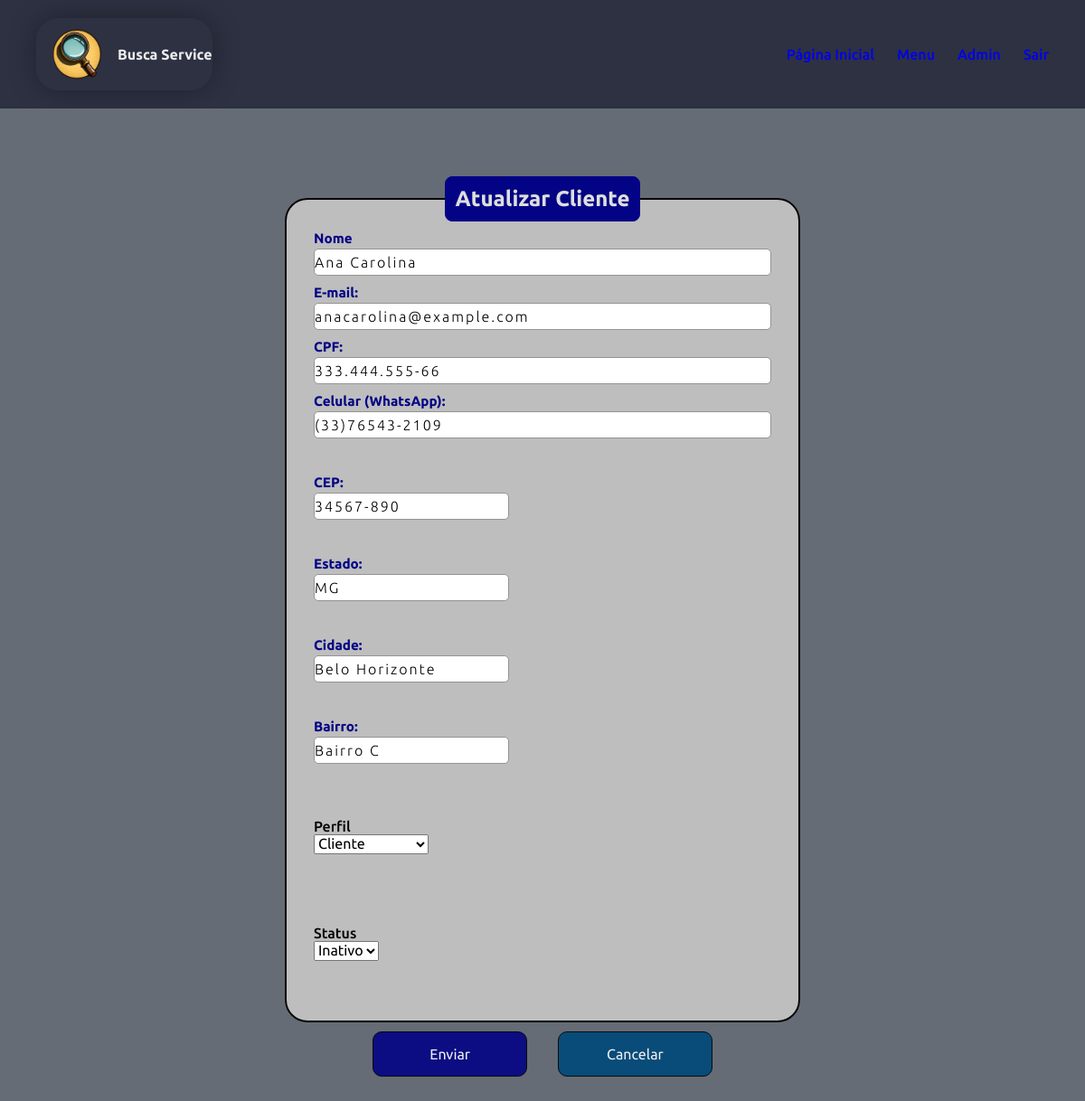
The page /app/views/usuario_admin_updcli.php?idcli=4 (signed in) on the database as committed earlier.
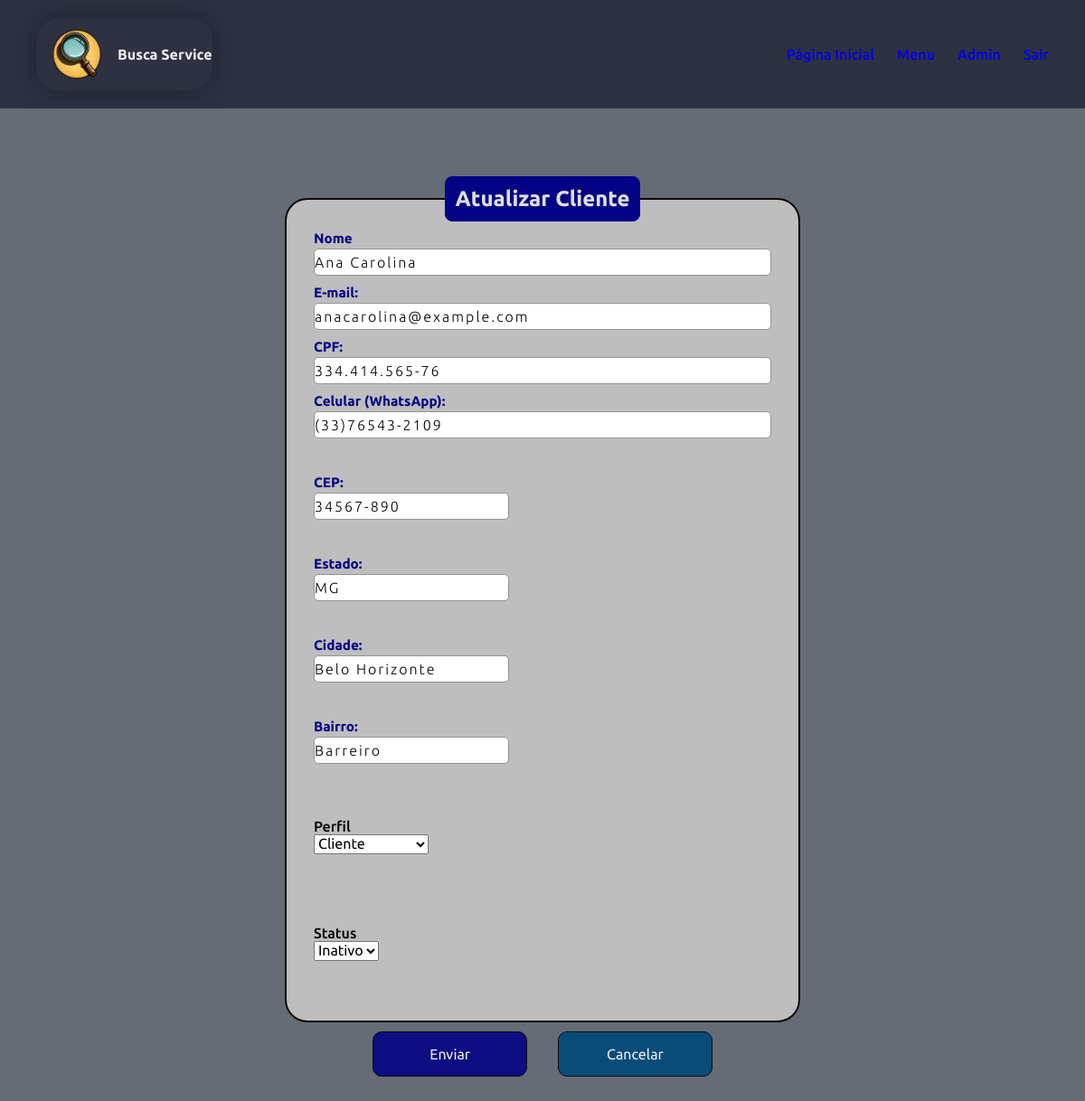
The same page on the database as committed later.
### tables this page shows
CREATE TABLE cliente (
  idcli INT(11) NOT NULL AUTO_INCREMENT,
  nome VARCHAR(45) NOT NULL,
  email VARCHAR(255) NOT NULL,
  senha VARCHAR(60) NOT NULL,
  cpf VARCHAR(14) NOT NULL,
  telefone VARCHAR(18) NOT NULL,
  cep VARCHAR(9) NOT NULL,
  estado VARCHAR(45) NOT NULL,
  cidade VARCHAR(45) NOT NULL,
  bairro VARCHAR(45) NOT NULL,
  perfil VARCHAR(3) NOT NULL DEFAULT 'CLI' COMMENT 'ADM=Administrador\\nPRO=Profissional\\nCLI=Cliente',
  status TINYINT(1) NOT NULL DEFAULT 1 COMMENT '\"0\" = Inativo / \"1\" = Ativo',
  dataregcli DATETIME NOT NULL DEFAULT CURRENT_TIMESTAMP(),
  PRIMARY KEY (idcli)
  );

### app/views/usuario_admin_updcli.php (the view, shortened to what the changed rows need)
<?php
require_once 'layouts/site/header.php';
$idcli = isset($_GET['idcli']) ? $_GET['idcli'] : 0;
$dbh = Conexao::getInstance();
$query = "SELECT * FROM `busca_service`.`cliente` WHERE idcli=:idcli LIMIT 1";
$stmt = $dbh->prepare($query);
$stmt->bindParam(':idcli', $idcli);
$stmt->execute();
$row = $stmt->fetch(PDO::FETCH_ASSOC);
?>
<body>
    <?php require_once 'layouts/admin/menu.php'; ?>
    <main class="bg_form">
        <div class="main_opc">
            <section>
                <form action="" method="post" class="box">
                    <fieldset>
                        <div class="dadosPessoais">
                            <div class="inputBox">
                                <input type="text" name="nome" id="nome" class="inputUser" required autofocus value="<?= isset($row) ? $row['nome'] : '' ?>">
                                <label for="nome" class="labelInput">Nome</label>
                            </div>
                            <div class="inputBox">
                                <input type="email" name="email" id="email" class="inputUser" autofocus value="<?= isset($row) ? $row['email'] : '' ?>">
                                <label for="email" class="labelInput <?= isset($row) && !empty($row['email']) ? 'active' : '' ?>">E-mail:</label>
                            </div>
                            <div class="inputBox">
                                <input type="text" name="cpf" id="cpf" class="inputUser" readonly autofocus value="<?= isset($row) ? $row['cpf'] : '' ?>">
                                <label for="cpf" class="labelInput <?= isset($row) && !empty($row['cpf']) ? 'active' : '' ?>">CPF:</label>
                            </div>
                            <div class="inputBox">
                                <input type="tel" name="telefone-whatsapp" id="telefone-whatsapp" class="inputUser" minlength="14" maxlength="14" required autofocus value="<?= isset($row) ? $row['telefone'] : '' ?>">
                                <label for="telefone-whatsapp" class="labelInput">Celular (WhatsApp):</label>
                            </div>
                        </div>
                        <div class="endereco">
                            <div class="inputBox">
                                <input type="text" id="cep" name="cep" class="inputUser" maxlength="8" minlength="8" required autofocus value="<?= isset($row) ? $row['cep'] : '' ?>">
                                <label for="cep" class="labelInput">CEP:</label><br>
                            </div>
                            <div class="inputBox">
                                <input type="text" name="estado" id="estado" class="inputUser" required autofocus value="<?= isset($row) ? $row['estado'] : '' ?>">
                                <label for="uf" class="labelInput">Estado:</label>
                            </div>
                            <div class="inputBox">
                                <input type="text" name="cidade" id="cidade" class="inputUser" required autofocus value="<?= isset($row) ? $row['cidade'] : '' ?>">
                                <label for="cidade" class="labelInput">Cidade:</label>
                            </div>
                            <div class="inputBox">
                                <input type="text" name="bairro" id="bairro" class="inputUser" required autofocus value="<?= isset($row) ? $row['bairro'] : '' ?>">
                                <label for="bairro" class="labelInput">Bairro:</label>
                            </div><br><br>
                        </div>
                        <br>
                        <div class="inputBox">
                            <label for="status" class="statusLabel">Status</label><br>
                            <div class="select-wrapper">
                                <select name="status" id="status"><br><br>
                                    <option value="0" <?= isset($row) && $row['status'] == '0' ? 'selected' : '' ?>>Inativo
                                    </option>
                                </select>
                            </div>
                        </div><br><br>
                    </fieldset>
                </form>
            </section>
        </div>
    </main>
</body>
</html>

Rows that differ between the two databases and show on the page:
changed cliente "Ana Carolina": cpf "333.444.555-66" → "334.414.565-76"; bairro "Bairro C" → "Barreiro"
